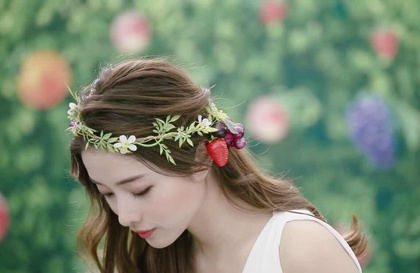
%> input picture src/img_1.jpg, 420 x 273 px, shrunk from 1152 x 749 before the run
$ octave test_2.m   (GNU Octave 9; MATLAB toolbox functions it lacks are replaced by stand-ins)
%> lines starting %> are read from the running program, lines starting %| are printed output that depends on the picture; long printed decimals are rounded
### src/check_img_format.m
function[I, img_path] = check_img_format()
    % 支持的10种文件格式，包括常见的位图格式和矢量图格式
    expression = '.(bmp|gif|jpeg|jpg|tiff|tif|png|psd|pcx|svg)$';
    disp('eg. img_1.jpg')
    img_path = input('image:', 's');
%> the answer given: img_1.jpg
    startIndex = regexpi(img_path, expression); % 匹配图片格式
    % disp(startIndex);
    % 检查输入的图片不在不支持的格式之中，需要重新输入图片路径
    while isempty(startIndex)
        disp('不支持此图片格式，请重新输入图片路径.')
        img_path = input('image:', 's');
        startIndex = regexpi(img_path, expression);
    end
    I = [];
    % 确保图片存在
    try
        I = imread(img_path);
%> I is the input picture: size 273x420x3 uint8; mean R, G, B 121, 134.2, 112.2
    catch ErrorInfo
        disp(ErrorInfo.message);
        return;
    end
end

### src/rgb2gray.m
function[gray_variance, gray_img_path] = rgb2gray()
    gray_variance = -1;
    gray_img_path = '';

    %% 确保图片存在，且格式正确

    [I, img_path] = check_img_format();
%> img_path = 'img_1.jpg'
    if isempty(I)
        return;
    end

    [img_y, img_x, img_z] = size(I); % 获取图片各个分量的大小
%> img_y = 273; img_x = 420; img_z = 3

    %% 确保是rgb图
    if img_z ~= 3
        disp('图片不是rgb图.');
        return;
    end

    %% 计算每一个点的灰度值、总灰度值、平均灰度值
    I = im2double(I); % rgb转成[0, 1]之间
%> I: size 273x420x3 double
    Gray = zeros(img_y, img_x); % 各点灰度
    for i=1:img_y
        for j=1:img_x
            Gray(i, j) = 0.299 * I(i, j, 1) + 0.587 * I(i, j, 2) + 0.114 * I(i, j, 3);
        end
    end
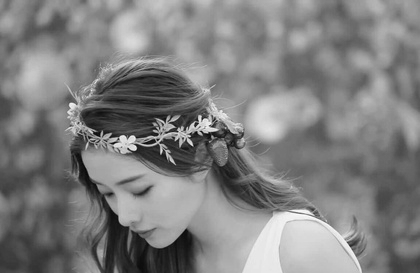
%> Gray: size 273x420 double; min 0.0129, max 1, mean 0.501
    gray_total = sum(sum(Gray)); % 总灰度
%> gray_total = 57445.6
    point_count = img_x * img_y; % 总像素数
%> point_count = 114660
    gray_average = gray_total / point_count; % 平均灰度
%> gray_average = 0.501

    %% 求灰度方差
    gray_variance = sum(sum((Gray - gray_average).^2)) / point_count; % 灰度方差
%> gray_variance = 0.0303

    %% 存灰度图片
    gray_img_path = strrep(img_path, '.', '_gray.');
%> gray_img_path = 'img_1_gray.jpg'
    imwrite(Gray, gray_img_path);
end

### src/test_2.m
clc;clear;
%% 运行rgb2gray函数
[gray_variance, gray_img_path] = rgb2gray(); % 这个函数在rgb2gray.m文件中
%> gray_variance = 0.0303; gray_img_path = 'img_1_gray.jpg'
if gray_variance == -1
    error('输入的图片不正确.');
end

disp(['灰度方差=', num2str(gray_variance)]);
%| 灰度方差=0.03029
